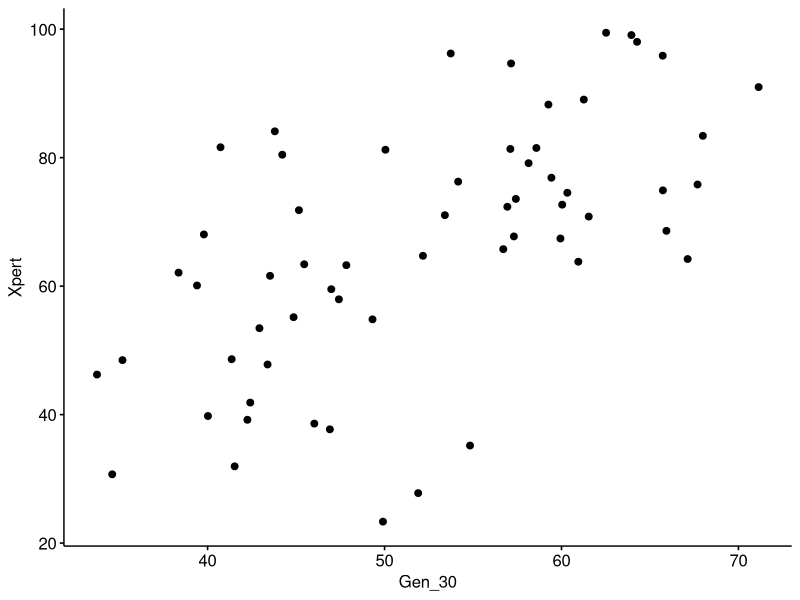
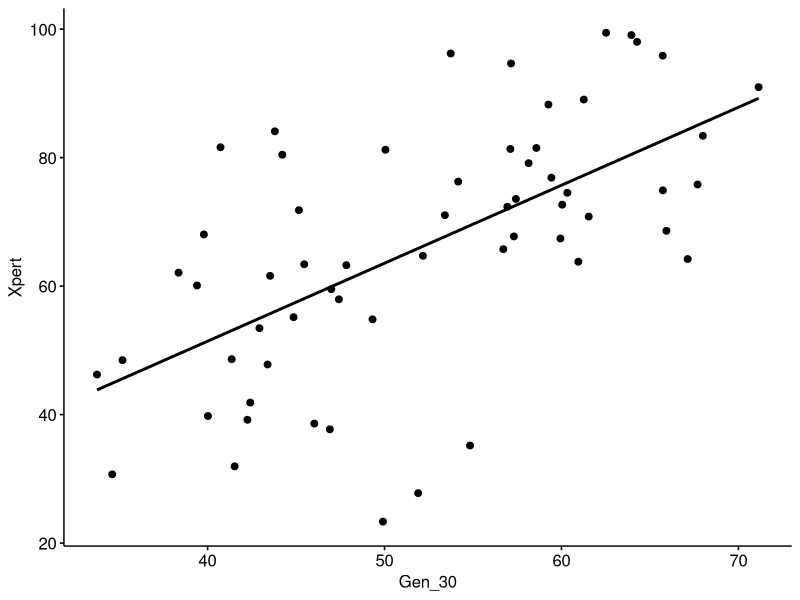

Generate these figures, in order, with R:
## ---- chunk 1
library(ggpubr)
library(car)
## ---- chunk 2
# carregar dades
df <- read.csv2("dades/practR_dades.csv", dec = ",", row.names = 1)
## ---- chunk 3
# transformem a factor
df$Individu <- factor(df$Individu)
df$Temps <- factor(df$Temps, levels = c(0, 1, 4, 24), labels = c("basal", "1set", "4set", "24set"))
df$Sexe <- factor(df$Sexe)
df$Tractament <- factor(df$Tractament)
## ---- chunk 4
ind_4cc <- which(df$Temps == "4set" & df$Tractament != "control")
df4cc <- df[ind_4cc,]
## ---- chunk 5
df4cc$Tractament <- factor(df4cc$Tractament)
df4cc$Temps <- factor(df4cc$Temps)
df4cc$Individu <- factor(df4cc$Individu)
## ---- chunk 6
table(df4cc$Tractament, df4cc$Temps)
## ---- chunk 7
ggscatter(data = df4cc, x = "Gen_30", y = "Xpert")
## ---- chunk 8
cor(df4cc$Gen_30,df4cc$Xpert)
## ---- chunk 9
model1 <- lm(Xpert ~ Gen_30, data = df4cc)
model1
## ---- chunk 10
ggscatter(data = df4cc, x = "Gen_30", y = "Xpert",
          add = "reg.line")
## ---- chunk 11
summary(model1)
## ---- chunk 12
cor(df4cc$Edat,df4cc$Xpert)
## ---- chunk 13
model2 <- lm(Xpert~Gen_30+Edat, data = df4cc)
model2
## ---- chunk 14
summary(model2)
## ---- chunk 15
model3 <- lm(Xpert ~ Gen_30 + Gen_8, data = df4cc)
model3
## ---- chunk 16
summary(model3)
